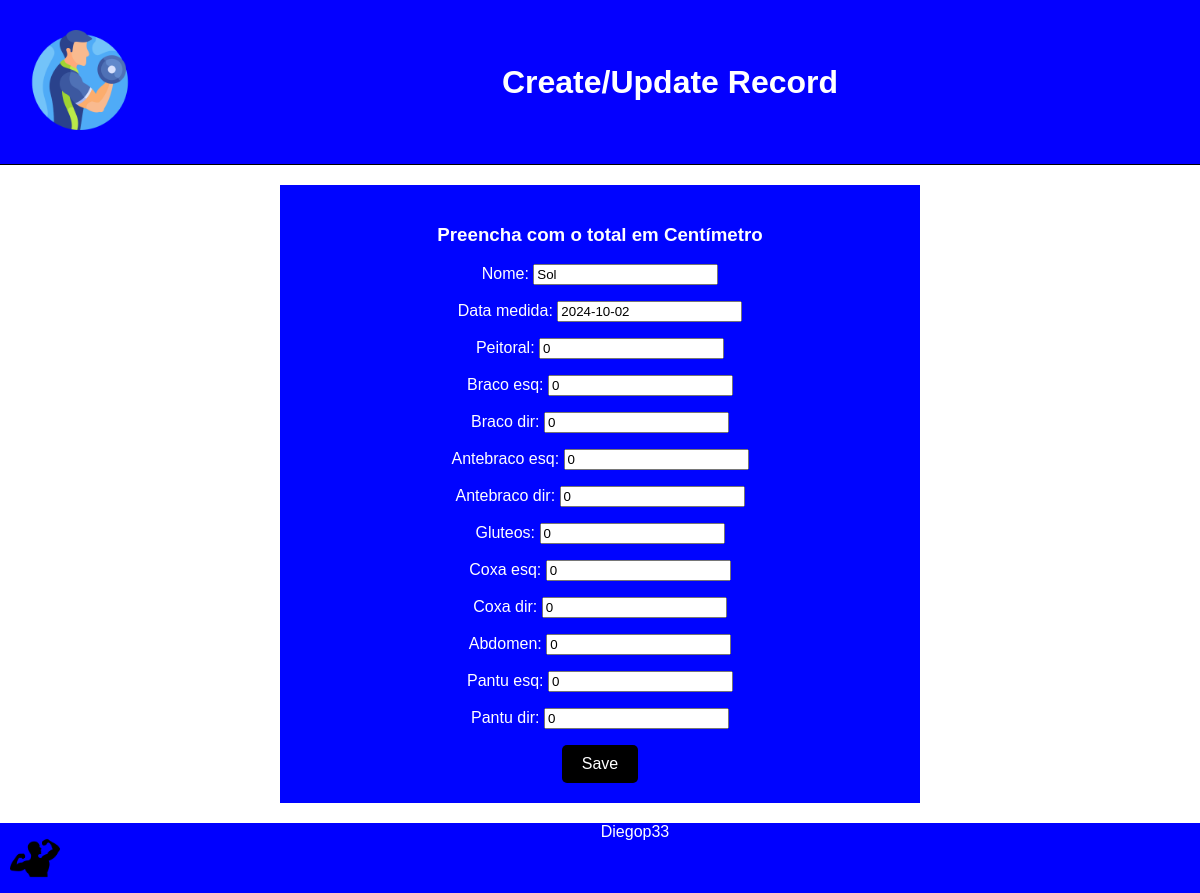
/records/update/4/, run on an earlier commit of the app's database.
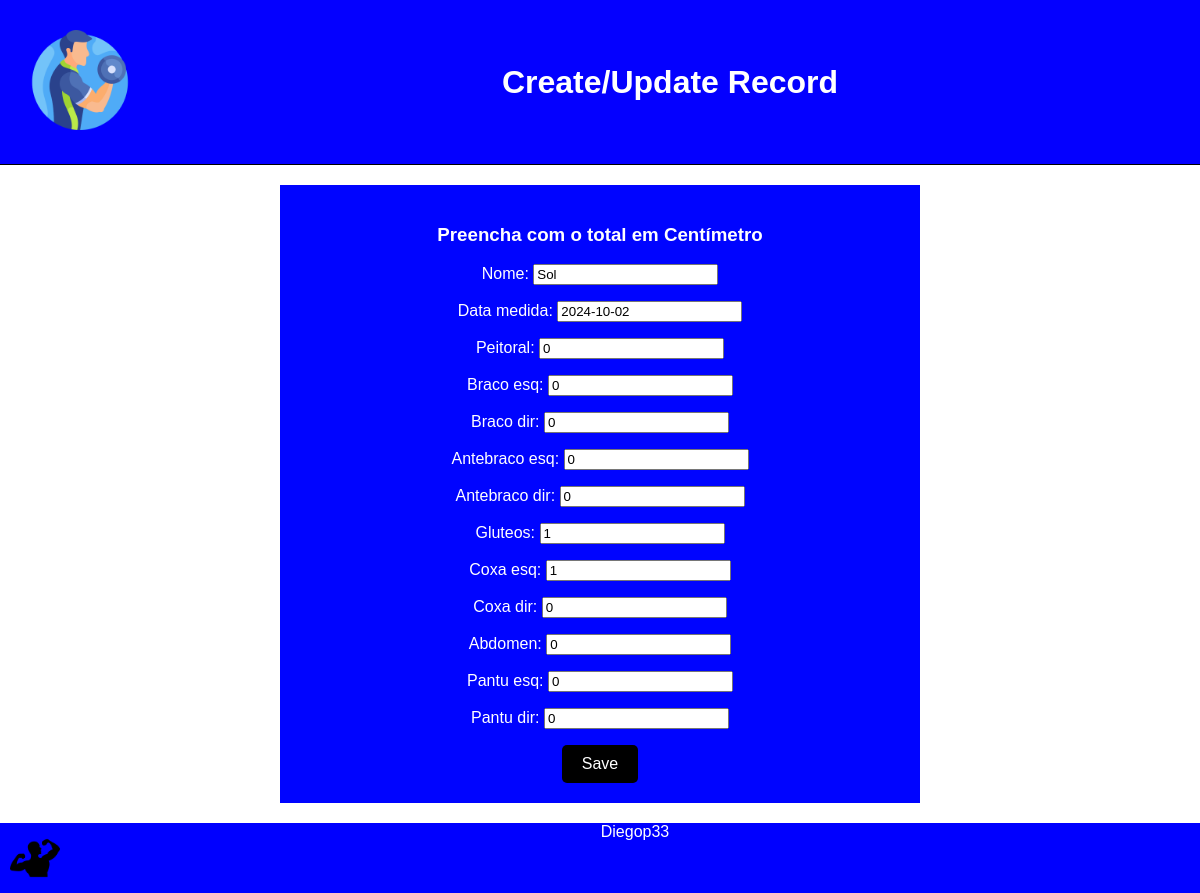
And on a later commit of the database.
### treino_academia/models.py (models this page shows, shortened)
class Medidas(models.Model):
    nome = models.CharField(max_length=100)
    data_medida = models.DateField()
    peitoral = models.IntegerField()
    braco_esq = models.IntegerField()
    braco_dir = models.IntegerField()
    antebraco_esq = models.IntegerField()
    antebraco_dir = models.IntegerField()
    gluteos = models.IntegerField()
    coxa_esq = models.IntegerField()
    coxa_dir = models.IntegerField()
    abdomen = models.IntegerField()
    pantu_esq = models.IntegerField()
    pantu_dir = models.IntegerField()
    class Meta:
        app_label = 'treino_academia'

### treino_academia/views.py (the view)
# urls.py: path('records/update/<int:pk>/', views.record_update, name='record_update'),
def record_update(request, pk):
    record = get_object_or_404(Medidas, pk=pk)
    form = MedidasForm(request.POST or None, instance=record)
    if form.is_valid():
        form.save()
        return redirect('record_list')
    return render(request, 'record_form.html', {'form' :form})

### treino_academia/forms.py
class MedidasForm(forms.ModelForm):
    class Meta:
        model = Medidas
        fields = ('nome','data_medida','peitoral','braco_esq','braco_dir','antebraco_esq','antebraco_dir','gluteos','coxa_esq','coxa_dir','abdomen','pantu_esq','pantu_dir')

### treino_academia/templates/record_form.html (shortened to what this page needs)
{% load static %}
<!DOCTYPE html>
<html lang="pt-br">
<head>
    <link rel="stylesheet" href="{% static 'css/style.css' %}">
</head>
<body>
  <header class="header">
    <div class="logo">
     <img src="{% static 'imagens/fitness.png' %}" alt="Logo">
    </div>
    <h1>Create/Update Record</h1>
    </header>
<main>
<form method="post">
  <h3> Preencha com o total em Centímetro</h3>
        {{ form.as_p }}
        <button type="submit">Save</button>
    </form>
</main>
<footer class="cabecalho">
  <a> <img src="{% static 'imagens/gym.png' %}" alt="Logo"> </a>
 <p>Diegop33</p>
</footer>
</body>
</html>

What changed in the data, as far as the page shows it:
changed Medidas "Sol": gluteos "0" → "1"; coxa_esq "0" → "1"
